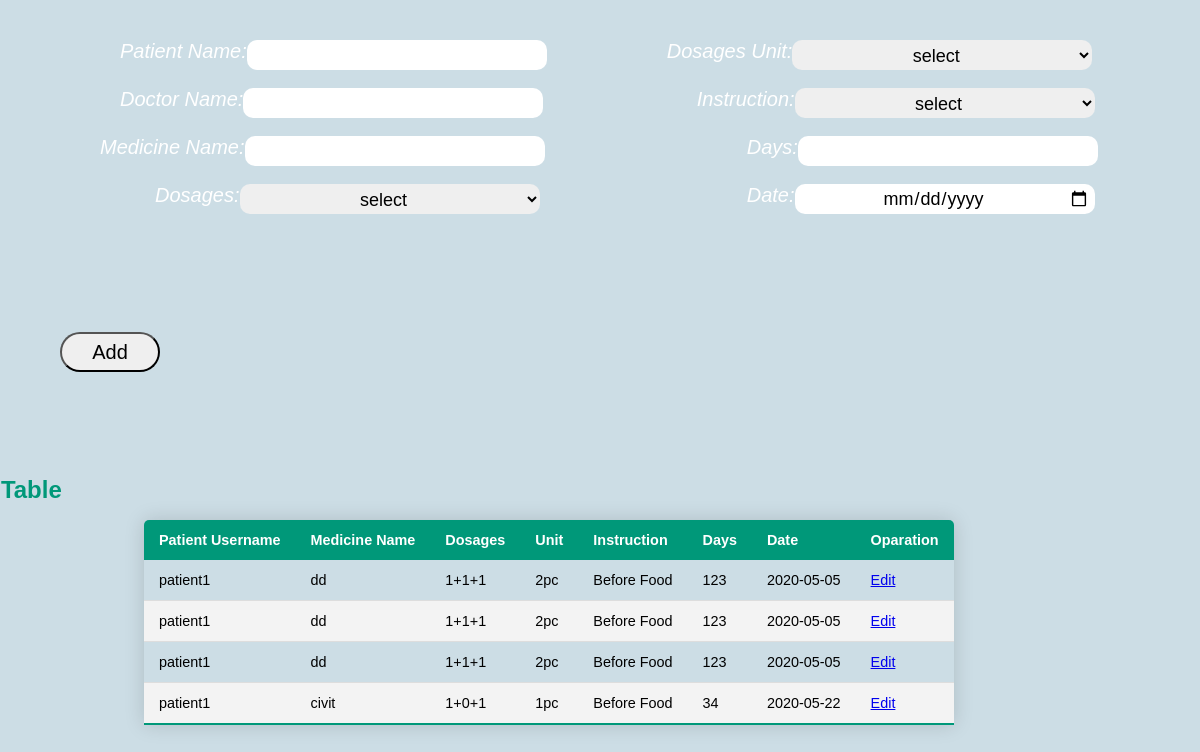
The page /all_portal/doctor/prescriptionForms.php (signed in) on the database its author committed.
### tables this page shows
CREATE TABLE `prescription` (
  `p_name` varchar(100) NOT NULL,
  `d_name` varchar(100) NOT NULL,
  `medicine` varchar(100) NOT NULL,
  `dosages` varchar(100) NOT NULL,
  `unit` varchar(100) NOT NULL,
  `instruction` varchar(100) NOT NULL,
  `day` varchar(100) NOT NULL,
  `date` varchar(100) NOT NULL
);

### control/db.php (called while the page is built, shortened)
<?php
	class db{
function All($conn,$table){
	 		$result = $conn->query("SELECT * FROM ". $table." ");
		 	return $result;
	 	}
	}
?>

### all_portal/doctor/prescriptionForms.php (the view, shortened to what this page needs)
<?php
	include('../../control/db.php');
?>
<?php
    $connection = new db();
    $conobj=$connection->OpenCon();
    $userQuery = "";
    if(isset($_POST['search'])){
        $searchFor =$_POST['searchText'];
        $userQuery=$connection->Search($conobj,"prescription",$searchFor);
    }
    else{
            $userQuery=$connection->All($conobj,"prescription");
        }
    if($userQuery->num_rows > 0){
?>
<html>
<head>
    <link href="prescriptionForms.css" rel="stylesheet" type="text/css">
	<link rel="stylesheet" href="prescription_table.css">
    </head>
<body>
    <form  action="" method="post">
	 <div id="div1">
<label>Patient Name:</label>
        <input type="text" name="pname" value="<?php echo $p_username; ?>" id="pname"><br><br>
<label>Doctor Name:</label>
        <input type="text" name="dname" value="<?php echo $d_name; ?>" id="dname"><br><br>
<label class="Lmname">Medicine Name:</label>
        <input type="text" name="mname" value="" id="mname"><br><br>
<label class="Ldosage">Dosages:</label>
        <select name="dosages" id="dosages" >
          <option value="">select</option>
        </select><br><br>
        </div>
        <div id="div2">
<label>Dosages Unit:</label>
        <select name="dUnit" id="dUnit" >
          <option value="">select</option>
        </select><br><br>
<label class="Linstruction">Instruction:</label>
        <select name="instruction" id="instruction" >
          <option value="">select</option>
        </select><br><br>
<label class="Lday">Days:</label>
        <input type="text" name="day" value="" id="day"><br><br>
<label class="Ldate">Date:</label>
        <input type="date" name="date" value="" id="date"><br><br>
</div>
        <input type="submit" name="submit" id="submit" value="Add">
        </form>
    <div class="admin-table" >
                    <div  class="tile1"><h2>Prescription Table  </h2> </div>
                    <div class="full-table">
                        <table class="content-table">
                            <thead>
                                <tr>
                                    <th>Patient Username</th>
                                    <th>Medicine Name</th>
                                    <th>Dosages</th>
                                    <th>Unit</th>
									<th>Instruction</th>
									<th>Days</th>
									<th>Date</th>
                                    <th>Oparation</th>
                                </tr>
                            </thead>
                        <?php
                                while($row = mysqli_fetch_assoc($userQuery)){
                                    echo "<tr>
                                            <td>". $row["p_name"]. " </td>
                                            <td>". $row["medicine"]. " </td>
                                             <td>". $row["dosages"]. " </td>
                                            <td>". $row["unit"]. " </td>
											<td>". $row["instruction"]. " </td>
											<td>". $row["day"]. " </td>
											<td>". $row["date"]. " </td>
                                             <td>
											 <a href='prescriptionForms.php?p_username=$row[p_username] & d_name=$row[d_name]&
											 category=$row[category] & date=$row[date]  & slot=$row[slot]'>Edit</a>
											 </td>
                                        </tr>";
                                }
                            }
                            else{
                                echo "No  record Found";
                            }
                            ?>
                        </table>
                    </div>
                </div>
    </body>
</html>

### all_portal/doctor/prescriptionForms.css (style rules this page uses)
* { margin: 0; padding: 0; }
body { background-color: #4584a245; }
#div1 { float: left; margin-left: 10%; margin-top:40px; }
#div2 { float: left; margin-left: 10%; margin-top: 40px; }
label { font-family:sans-serif; font-size:20px; font-style: italic; color: white; float:left; }
.Lmname { margin-left: -20px; }
.Ldosage { margin-left: 35px }
.Linstruction { margin-left: 30px; }
.Lday { margin-left: 80px; }
.Ldate { margin-left: 80px; }
#pname { width: 300px; height: 30px; padding: 5px; border: 3px; border-radius:10px; text-align: center; font-size: 18px; }
#dname { width: 300px; height: 30px; padding: 5px; border: 3px; border-radius:10px; text-align: center; font-size: 18px; }
#mname { width: 300px; height: 30px; padding: 5px; border: 3px; border-radius:10px; text-align: center; font-size: 18px; }
#dosages { width: 300px; height: 30px; padding: 5px; border: 3px; border-radius:10px; text-align: center; font-size: 18px; margin-left:; }
#dUnit { width: 300px; height: 30px; padding: 5px; border: 3px; border-radius:10px; text-align: center; font-size: 18px; }
#instruction { width: 300px; height: 30px; padding: 5px; border: 3px; border-radius:10px; text-align: center; font-size: 18px; }
#day { width: 300px; height: 30px; padding: 5px; border: 3px; border-radius:10px; text-align: center; font-size: 18px; }
#date { width: 300px; height: 30px; padding: 5px; border: 3px; border-radius:10px; text-align: center; font-size: 18px; }
#submit { border-radius:24px; margin-left:60px; height:40px; width: 100px; font-size: 20px; margin-top: 100px; }

### all_portal/doctor/prescription_table.css (style rules this page uses)
* { font-family: sans-serif; }
.admin-table { margin:0; position:relative; top:70px; }
.tile1 { margin:0; position: relative; text-align: center; color: #009879; top:34px; right: 642px; }
.full-table { margin:0; position:absolute; top: 53px; left: 12%; }
.content-table { border-collapse: collapse; margin: 25px 0; font-size: 0.9em; min-width: 400px; border-radius: 5px 5px 0 0; overflow: hidden; box-shadow: 0 0 20px rgba(0, 0, 0, 0.15); }
.content-table thead tr { background-color: #009879; color: #ffffff; text-align: left; font-weight: bold; }
.content-table th, .content-table td { padding: 12px 15px; }
.content-table tbody tr { border-bottom: 1px solid #dddddd; }
.content-table tbody tr:nth-of-type(even) { background-color: #f3f3f3; }
.content-table tbody tr:last-of-type { border-bottom: 2px solid #009879; }

### rows shown on the page
prescription: p_name "patient1", medicine "dd", dosages "1+1+1", unit "2pc", instruction "Before Food", day "123", date "2020-05-05"
prescription: p_name "patient1", medicine "dd", dosages "1+1+1", unit "2pc", instruction "Before Food", day "123", date "2020-05-05"
prescription: p_name "patient1", medicine "dd", dosages "1+1+1", unit "2pc", instruction "Before Food", day "123", date "2020-05-05"
prescription: p_name "patient1", medicine "civit", dosages "1+0+1", unit "1pc", instruction "Before Food", day "34", date "2020-05-22"
